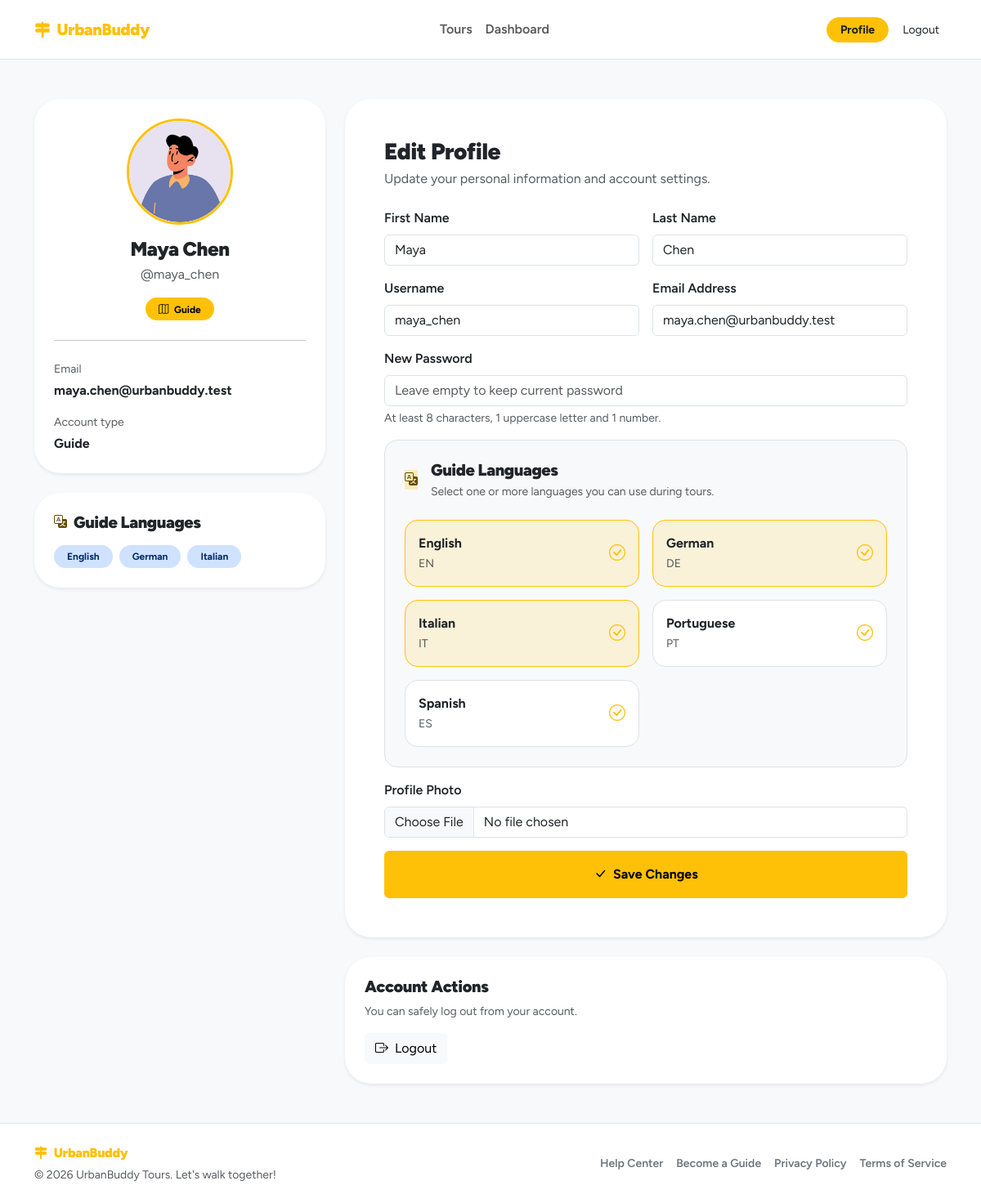
Page /profile (signed in) on the committed database.
### tables this page shows
CREATE TABLE "users" (
	"id"	TEXT,
	"email"	TEXT NOT NULL UNIQUE,
	"password_hash"	TEXT NOT NULL,
	"first_name"	TEXT NOT NULL,
	"last_name"	TEXT NOT NULL,
	"username"	TEXT NOT NULL,
	"role"	BLOB NOT NULL CHECK("role" IN ('guide', 'participant', 'admin')),
	"created_at"	TEXT DEFAULT CURRENT_TIMESTAMP,
	"updated_at"	TEXT DEFAULT CURRENT_TIMESTAMP,
	"profile_photo"	TEXT,
	PRIMARY KEY("id")
);

CREATE TABLE "languages" (
	"id"	INTEGER,
	"name"	TEXT NOT NULL UNIQUE,
	"created_at"	TEXT DEFAULT CURRENT_TIMESTAMP,
	"label"	TEXT NOT NULL,
	PRIMARY KEY("id" AUTOINCREMENT)
);

### app/auth/routes.py (the view, shortened to what this page needs)
@auth_bp.route("/profile", methods=["GET", "POST"])
@login_required
def profile():
    languages = LanguagesDAO.list_all_languages()
    if request.method == "GET":
        selected_language_ids = []
        if current_user.role == "guide":
            selected_language_ids = current_user.guide_language_ids
        return render_template(
            "profile.html",
            user=current_user,
            languages=languages,
            selected_language_ids=selected_language_ids,
        )

### app/auth/dao.py (called while the page is built)
    @staticmethod
    def _get_guide_language_ids(guide_id: str):
        db = get_db()
        rows = db.execute(
            """
            SELECT language_id
            FROM guide_languages
            WHERE guide_id = ?
            """,
            (guide_id,)
        ).fetchall()
        return [row["language_id"] for row in rows]

    @staticmethod
    def _attach_guide_languages(user: User):
        if user is None:
            return None
        if user.role == "guide":
            user.guide_language_ids = UsersDAO._get_guide_language_ids(user.id)
        return user

    @staticmethod
    def get_user_by_id(user_id: str):
        db = get_db()
        row = db.execute(
            "SELECT * FROM users WHERE id = ?",
            (user_id,)
        ).fetchone()
        user = User.from_row(row)
        return UsersDAO._attach_guide_languages(user)

### app/auth/domain.py (called while the page is built)
    @staticmethod
    def from_row(row):
        if row is None:
            return None
        profile_photo = "default.png"
        if "profile_photo" in row.keys() and row["profile_photo"] is not None:
            profile_photo = row["profile_photo"]
        return User(
            id=row["id"],
            role=row["role"],
            email=row["email"],
            password_hash=row["password_hash"],
            username=row["username"],
            first_name=row["first_name"],
            last_name=row["last_name"],
            profile_photo=profile_photo
        )

### app/auth/routes.py (called while the page is built)
@login_manager.user_loader
def load_user(user_id):
    return UsersDAO.get_user_by_id(user_id)

### app/core/db.py (called while the page is built)
def get_db():
    if 'conn' not in g:
        g.conn = sqlite3.connect(current_app.config["DATABASE"])
        g.conn.row_factory = sqlite3.Row
    return g.conn

### app/tours/dao.py (called while the page is built)
    @staticmethod
    def list_all_languages():
        db = get_db()
        rows = db.execute(
            "SELECT * FROM languages ORDER BY name ASC"
        ).fetchall()
        return [Language.from_row(row) for row in rows]

### app/tours/domain.py (called while the page is built)
    @staticmethod
    def from_row(row):
        if row is None:
            return None
        return Language(
            id=row["id"],
            name=row["name"],
            label=row["label"],
            created_at=row["created_at"]
        )

### app/templates/profile.html (shortened to what this page needs)
{% extends "base.html" %}
{% block content %}
<section class="py-5">
    <div class="container">
        <div class="row g-4">
            <aside class="col-lg-4">
                <article class="card border-0 shadow-sm rounded-5">
                    <div class="card-body p-4 text-center">
                        <img
                            src="{{ url_for('static', filename='uploads/pics/' ~ user.profile_photo) }}"
                            alt="{{ user.username }}"
                            class="rounded-circle object-fit-cover border border-warning border-3 mb-3"
                            style="width: 130px; height: 130px;"
                        >
                        <h1 class="h4 fw-black mb-1">
                            {{ user.first_name }} {{ user.last_name }}
                        </h1>
                        <p class="text-body-secondary mb-3">
                            @{{ user.username }}
                        </p>
                        {% if user.role == "guide" %}
                            <span class="badge rounded-pill text-bg-warning px-3 py-2">
                                <i class="bi bi-map me-1"></i>
                                Guide
                            </span>
                        {% else %}
                            <span class="badge rounded-pill bg-body-secondary text-body-secondary px-3 py-2">
                                <i class="bi bi-person me-1"></i>
                                Participant
                            </span>
                        {% endif %}
                        <hr class="my-4">
                        <div class="text-start">
                            <p class="small text-body-secondary mb-1">Email</p>
                            <p class="fw-bold mb-3">{{ user.email }}</p>
                            <p class="small text-body-secondary mb-1">Account type</p>
                            <p class="fw-bold mb-0 text-capitalize">{{ user.role }}</p>
                        </div>
                    </div>
                </article>
                {% if user.role == "guide" %}
                    <section class="card border-0 shadow-sm rounded-5 mt-4">
                        <div class="card-body p-4">
                            <div class="d-flex align-items-center gap-2 mb-3">
                                <i class="bi bi-translate text-warning-emphasis"></i>
                                <h2 class="h5 fw-black mb-0">
                                    Guide Languages
                                </h2>
                            </div>
                            {% if selected_language_ids %}
                                <div class="d-flex flex-wrap gap-2">
                                    {% for language in languages %}
                                        {% if language.id in selected_language_ids %}
                                            <span class="badge rounded-pill bg-primary-subtle text-primary-emphasis px-3 py-2">
                                                {{ language.name }}
                                            </span>
                                        {% endif %}
                                    {% endfor %}
                                </div>
                            {% else %}
                                <p class="text-body-secondary small mb-0">
                                    No guide languages selected.
                                </p>
                            {% endif %}
                        </div>
                    </section>
                {% endif %}
            </aside>
            <div class="col-lg-8">
                <section class="card border-0 shadow-sm rounded-5">
                    <div class="card-body p-4 p-lg-5">
                        <div class="d-flex align-items-center justify-content-between gap-3 mb-4">
                            <div>
                                <h2 class="h3 fw-black mb-1">
                                    Edit Profile
                                </h2>
                                <p class="text-body-secondary mb-0">
                                    Update your personal information and account settings.
                                </p>
                            </div>
                        </div>
                        <form method="POST" action="{{ url_for('auth.profile') }}" enctype="multipart/form-data">
                            <div class="row g-3">
                                <div class="col-md-6">
                                    <label for="firstNameInput" class="form-label fw-semibold">First Name</label>
                                    <input
                                        type="text"
                                        class="form-control"
                                        id="firstNameInput"
                                        name="first_name"
                                        value="{{ user.first_name }}"
                                        required
                                    >
                                </div>
                                <div class="col-md-6">
                                    <label for="lastNameInput" class="form-label fw-semibold">Last Name</label>
                                    <input
                                        type="text"
                                        class="form-control"
                                        id="lastNameInput"
                                        name="last_name"
                                        value="{{ user.last_name }}"
                                        required
                                    >
                                </div>
                                <div class="col-md-6">
                                    <label for="usernameInput" class="form-label fw-semibold">Username</label>
                                    <input
                                        type="text"
                                        class="form-control"
                                        id="usernameInput"
                                        name="username"
                                        value="{{ user.username }}"
                                        required
                                    >
                                </div>
                                <div class="col-md-6">
                                    <label for="emailInput" class="form-label fw-semibold">Email Address</label>
                                    <input
                                        type="email"
                                        class="form-control"
                                        id="emailInput"
                                        name="email"
                                        value="{{ user.email }}"
                                        required
                                    >
                                </div>
                                <div class="col-12">
                                    <label for="passwordInput" class="form-label fw-semibold">New Password</label>
                                    <input
                                        type="password"
                                        class="form-control"
                                        id="passwordInput"
                                        name="password"
                                        placeholder="Leave empty to keep current password"
                                    >
                                    <div class="form-text">
                                        At least 8 characters, 1 uppercase letter and 1 number.
                                    </div>
                                </div>
                                {% if user.role == "guide" %}
                                    <div class="col-12">
                                        <section class="card border rounded-4 bg-body-tertiary">
                                            <div class="card-body p-4">
                                                <div class="d-flex align-items-center gap-3 mb-4">
                                                    <span class="icon-circle bg-warning bg-opacity-25 text-warning-emphasis"><i class="bi bi-translate"></i></span>
                                                    <div>
                                                        <label class="form-label h5 fw-black mb-1">
                                                            Guide Languages
                                                        </label>
                                                        <p class="small text-body-secondary mb-0">
                                                            Select one or more languages you can use during tours.
                                                        </p>
                                                    </div>
                                                </div>
                                                {% include "partials/guide_languages.html" %}
                                            </div>
                                        </section>
                                    </div>
                                {% endif %}
                                <div class="col-12">
                                    <label for="profilePhotoInput" class="form-label fw-semibold">Profile Photo</label>
                                    <input
                                        type="file"
                                        class="form-control"
                                        id="profilePhotoInput"
                                        name="profile_photo"
                                        accept="image/png, image/jpeg, image/jpg, image/webp"
                                    >
                                </div>
                                <div class="col-12">
                                    <button type="submit" class="btn btn-warning fw-bold w-100 py-3">
                                        <i class="bi bi-check-lg me-1"></i>
                                        Save Changes
                                    </button>
                                </div>
                            </div>
                        </form>
                    </div>
                </section>
                <section class="card border-0 shadow-sm rounded-5 mt-4">
                    <div class="card-body p-4">
                        <h2 class="h5 fw-black mb-2">
                            Account Actions
                        </h2>
                        <p class="text-body-secondary small mb-3">
                            You can safely log out from your account.
                        </p>
                        <a href="{{ url_for('auth.logout') }}" class="btn btn-light">
                            <i class="bi bi-box-arrow-right me-1"></i>
                            Logout
                        </a>
                    </div>
                </section>
            </div>
        </div>
    </div>
</section>
{% endblock %}

### app/templates/partials/guide_languages.html (shortened to what this page needs)
{% if languages %}
    <div class="row g-3">
        {% for language in languages %}
            <div class="col-md-6">
                <label class="btn pick-card border w-100 h-100 rounded-4 p-3 text-start" for="language-{{ language.id }}">
                    <span class="d-flex align-items-center justify-content-between gap-3">
                        <span>
                            <span class="fw-bold d-block">{{ language.name }}</span>
                            <span class="small text-body-secondary">{{ language.label|default('Tour language') }}</span>
                        </span>
                        <i class="bi bi-check-circle fs-5 ub-text"></i>
                    </span>
                </label>
            </div>
        {% endfor %}
    </div>
{% else %}
    <div class="alert alert-light border rounded-4 mb-0">
        No languages available yet.
    </div>
{% endif %}

### app/static/style.css (style rules this page uses)
:root { --bs-body-font-family: "Figtree", system-ui, -apple-system, "Segoe UI", Roboto, sans-serif; --ub-primary: #ffc107; --ub-primary-rgb: 255, 193, 7; --ub-on-primary: #1f1f1f; --ub-primary-soft-opacity: 0.18; }
.fw-black { font-weight: 900; letter-spacing: -0.02em; }
.ub-text { color: var(--ub-primary) !important; }
.pick-card { background-color: var(--bs-body-bg); }
.btn-check:checked + .pick-card { border-color: var(--ub-primary) !important; background-color: rgba(var(--ub-primary-rgb), 0.14); }

### rows in the picture
users: profile_photo (placeholder picture), first_name "Maya", last_name "Chen", username "maya_chen", email "maya.chen@urbanbuddy.test", role "Guide"
languages: name "English", label "EN"
languages: name "German", label "DE"
languages: name "Italian", label "IT"
languages: name "Portuguese", label "PT"
languages: name "Spanish", label "ES"
